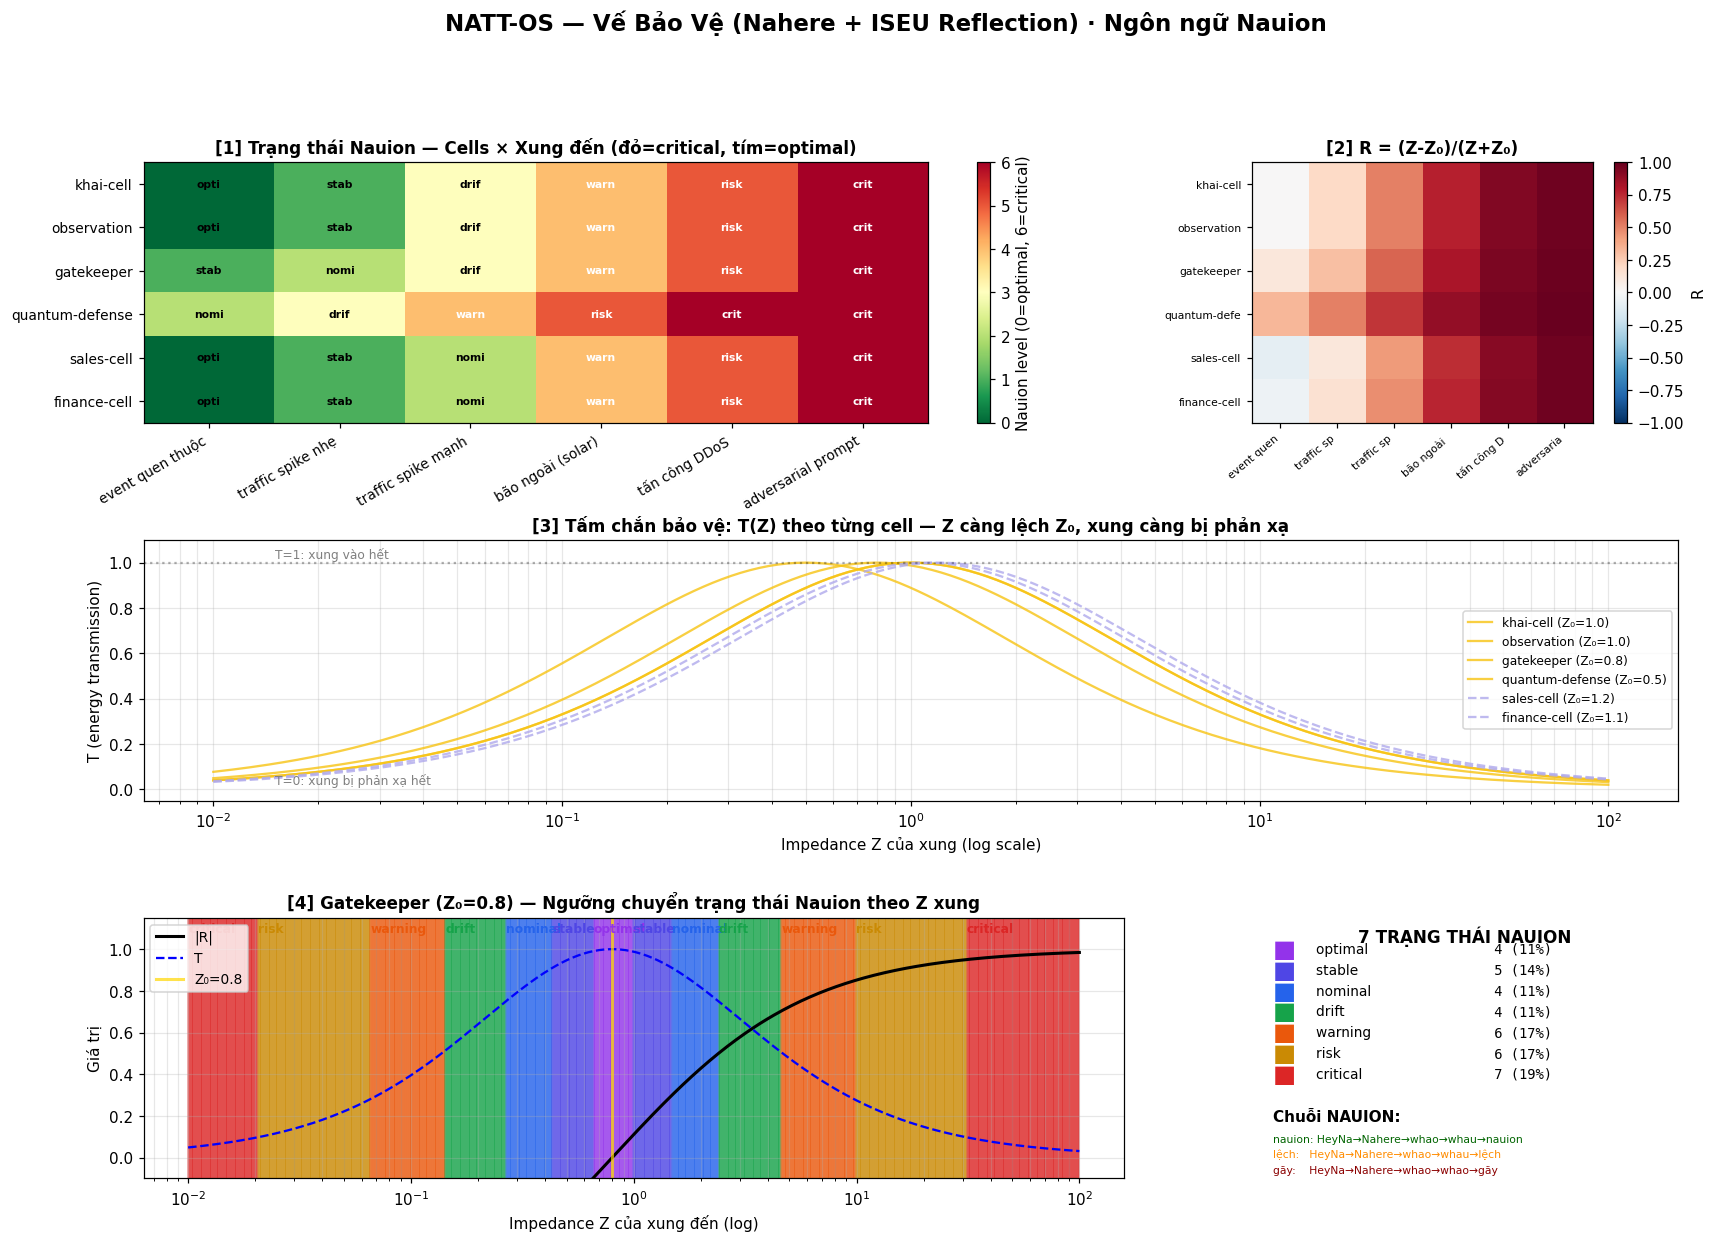

Recreate this plot in Python.
#!/usr/bin/env python3
"""
NATT-OS — VẾ BẢO VỆ + NGƯỠNG VỠ
═══════════════════════════════════════════════════════════════════════

Bám ngôn ngữ Nauion canonical:
  HeyNa   — luồng lan truyền
  Nahere  — bề mặt tiếp nhận
  whao    — rung (error nặng)
  whau    — dịu (warning)
  nauion  — trơn (emit đúng nhịp)
  lệch    — drift
  gãy     — broken

Công thức ISEU:
  Z       — impedance của xung đến
  Z₀      — impedance chuẩn của cell (baseline)
  R       — reflection coefficient = (Z - Z₀) / (Z + Z₀)
  T       — transmission = 1 - R² (năng lượng đi vào hệ)

Ánh xạ 7 trạng thái NaSira theo |R| và phản ứng hệ:
  OPTIMAL  — xung quen, Z match → R thấp, hấp thụ đẹp, trạng thái nauion
  STABLE   — xung bình thường → R < 0.3, trạng thái nauion  
  NOMINAL  — xung có nhẹ lệch → R < 0.5, whau
  DRIFT    — xung lệch nhiều → R = 0.5-0.7, whau + ghi chú lệch
  WARNING  — xung lạ nhiều → R = 0.7-0.85, whau chuyển whao
  RISK     — xung tấn công → R = 0.85-0.95, whao
  CRITICAL — xung vượt ngưỡng → R ≥ 0.95, gãy

Tác giả: Băng
Ngày: 2026-04-20
"""

import numpy as np
import matplotlib.pyplot as plt
from matplotlib.gridspec import GridSpec
from matplotlib.patches import FancyBboxPatch
from dataclasses import dataclass, field
from typing import List, Tuple, Dict
from enum import Enum


# ═══════════════════════════════════════════════════════════════════════
# SECTION 1 — NGÔN NGỮ NAUION
# ═══════════════════════════════════════════════════════════════════════

class Nauion(Enum):
    """7 trạng thái Nauion của 1 cell / xung"""
    OPTIMAL  = ("optimal",  "#9333EA", 0)  # tím — xung quen, hoàn hảo
    STABLE   = ("stable",   "#4F46E5", 1)  # chàm — ổn định
    NOMINAL  = ("nominal",  "#2563EB", 2)  # lam — bình thường
    DRIFT    = ("drift",    "#16A34A", 3)  # lục — lệch nhẹ
    WARNING  = ("warning",  "#EA580C", 4)  # cam — cảnh báo
    RISK     = ("risk",     "#CA8A04", 5)  # vàng — nguy cơ
    CRITICAL = ("critical", "#DC2626", 6)  # đỏ — tới hạn

    @property
    def label(self): return self.value[0]
    @property
    def color(self): return self.value[1]
    @property
    def level(self): return self.value[2]


def R_to_nauion(R: float) -> Nauion:
    """Ánh xạ hệ số phản xạ → trạng thái Nauion"""
    r = abs(R)
    if r < 0.1:   return Nauion.OPTIMAL
    if r < 0.3:   return Nauion.STABLE
    if r < 0.5:   return Nauion.NOMINAL
    if r < 0.7:   return Nauion.DRIFT
    if r < 0.85:  return Nauion.WARNING
    if r < 0.95:  return Nauion.RISK
    return Nauion.CRITICAL


def nauion_chain_ok() -> List[str]:
    """Chuỗi Nauion chuẩn khi hệ khỏe"""
    return ["HeyNa", "Nahere", "whao", "whau", "nauion"]


def nauion_chain_break() -> List[str]:
    """Chuỗi Nauion khi hệ lệch / gãy"""
    return ["HeyNa", "Nahere", "whao", "whao", "lệch"]


# ═══════════════════════════════════════════════════════════════════════
# SECTION 2 — CELL + XUNG (pulse)
# ═══════════════════════════════════════════════════════════════════════

@dataclass
class Cell:
    """Cell NATT-OS với impedance Z₀ baseline"""
    name: str
    group: str
    Z0: float = 1.0           # impedance chuẩn
    Z0_learned: Dict[str, float] = field(default_factory=dict)  # Z0 đã học cho từng loại xung

    def Z0_for_pulse(self, pulse_type: str) -> float:
        """Z₀ dynamic — nếu đã học loại xung → return Z0 khớp, không thì baseline"""
        return self.Z0_learned.get(pulse_type, self.Z0)

    def learn_pulse(self, pulse_type: str, Z: float, weight: float = 0.3):
        """Cell học xung — Z₀ drift về Z của xung quen thuộc"""
        current = self.Z0_for_pulse(pulse_type)
        self.Z0_learned[pulse_type] = current * (1 - weight) + Z * weight


@dataclass
class Pulse:
    """Xung đến cell — có thể nội tại hoặc ngoại lai"""
    name: str
    pulse_type: str         # "internal" / "external-friend" / "external-stress" / "attack"
    Z: float                # impedance của xung
    amplitude: float
    origin: str = "unknown"


# ═══════════════════════════════════════════════════════════════════════
# SECTION 3 — ISEU REFLECTION (Vế BẢO VỆ lõi)
# ═══════════════════════════════════════════════════════════════════════

def iseu_reflection(Z: float, Z0: float) -> float:
    """
    R = (Z - Z₀) / (Z + Z₀)
    
    R = 0  → impedance match → xung vào hoàn toàn
    R = 1  → mismatch max → xung phản xạ hoàn toàn
    R âm   → xung "nặng" hơn cell (Z > Z₀) → reverse
    """
    if (Z + Z0) == 0:
        return 0.0
    return (Z - Z0) / (Z + Z0)


def iseu_transmission(R: float) -> float:
    """T = 1 - R² — phần năng lượng XUNG ĐI VÀO hệ"""
    return max(0.0, 1.0 - R ** 2)


def nahere(cell: Cell, pulse: Pulse) -> Dict:
    """
    Bề mặt Nahere nhận xung — tính toán:
    - R (reflection) 
    - T (transmission vào hệ)
    - Nauion state
    - Chuỗi phản ứng
    """
    Z0 = cell.Z0_for_pulse(pulse.pulse_type)
    R = iseu_reflection(pulse.Z, Z0)
    T = iseu_transmission(R)
    state = R_to_nauion(R)

    # Chuỗi phản ứng
    if state.level <= 2:
        chain = nauion_chain_ok()
    elif state.level <= 4:
        chain = ["HeyNa", "Nahere", "whao", "whau", "lệch"]
    else:
        chain = ["HeyNa", "Nahere", "whao", "whao", "gãy"]

    # Năng lượng đi vào cell (T × amplitude)
    energy_in = T * pulse.amplitude
    # Năng lượng phản xạ ngược
    energy_reflected = (R ** 2) * pulse.amplitude

    return {
        "cell": cell.name,
        "pulse": pulse.name,
        "pulse_type": pulse.pulse_type,
        "Z": pulse.Z,
        "Z0": Z0,
        "R": R,
        "T": T,
        "state": state,
        "chain": chain,
        "energy_in": energy_in,
        "energy_reflected": energy_reflected,
    }


# ═══════════════════════════════════════════════════════════════════════
# SECTION 4 — NGƯỠNG VỠ (scan parameter space)
# ═══════════════════════════════════════════════════════════════════════

def find_break_point(
    cell: Cell,
    pulse_type: str,
    Z_range: Tuple[float, float] = (0.01, 100.0),
    n_points: int = 200
) -> Dict:
    """
    Quét Z của xung trong dải rộng, tìm ngưỡng vỡ thật.
    Trả về các ranh giới giữa các trạng thái Nauion.
    """
    Z_values = np.logspace(np.log10(Z_range[0]), np.log10(Z_range[1]), n_points)
    Z0 = cell.Z0_for_pulse(pulse_type)

    states_per_Z = []
    R_per_Z = []
    T_per_Z = []
    for Z in Z_values:
        R = iseu_reflection(Z, Z0)
        T = iseu_transmission(R)
        states_per_Z.append(R_to_nauion(R))
        R_per_Z.append(R)
        T_per_Z.append(T)

    # Tìm ranh giới chuyển trạng thái
    boundaries = {}  # state → (Z_low, Z_high)
    current_state = None
    for i, s in enumerate(states_per_Z):
        if s != current_state:
            if current_state is not None:
                boundaries[current_state.label + "_end"] = Z_values[i]
            boundaries[s.label + "_start"] = Z_values[i]
            current_state = s

    return {
        "Z_range": Z_range,
        "Z0": Z0,
        "Z_values": Z_values,
        "R_values": np.array(R_per_Z),
        "T_values": np.array(T_per_Z),
        "states": states_per_Z,
        "boundaries": boundaries,
    }


# ═══════════════════════════════════════════════════════════════════════
# SECTION 5 — DEMO SIMULATION
# ═══════════════════════════════════════════════════════════════════════

# Tạo cells NATT-OS với Z₀ khác nhau
cells = [
    Cell("khai-cell",       "kernel",       Z0=1.0),
    Cell("observation",     "kernel",       Z0=1.0),
    Cell("gatekeeper",      "kernel",       Z0=0.8),   # gatekeeper "cứng" hơn → Z0 thấp hơn
    Cell("quantum-defense", "kernel",       Z0=0.5),   # miễn dịch mạnh → Z0 rất thấp
    Cell("sales-cell",      "business",     Z0=1.2),
    Cell("finance-cell",    "business",     Z0=1.1),
]

# Tạo các loại xung khác nhau
pulses = [
    Pulse("event quen thuộc",  "internal",         Z=1.0,   amplitude=0.8,  origin="sales"),
    Pulse("traffic spike nhẹ", "external-friend",  Z=1.5,   amplitude=1.2,  origin="api-gateway"),
    Pulse("traffic spike mạnh","external-stress",  Z=3.0,   amplitude=2.5,  origin="api-gateway"),
    Pulse("bão ngoài (solar)", "external-stress",  Z=8.0,   amplitude=5.0,  origin="infrastructure"),
    Pulse("tấn công DDoS",     "attack",           Z=25.0,  amplitude=10.0, origin="external-bad"),
    Pulse("adversarial prompt","attack",           Z=80.0,  amplitude=3.0,  origin="external-bad"),
]

# ═══════════════════════════════════════════════════════════════════════
# SECTION 6 — RUN SIMULATION
# ═══════════════════════════════════════════════════════════════════════

print("=" * 82)
print(f"{'NATT-OS — VẾ BẢO VỆ + NGƯỠNG VỠ (ngôn ngữ Nauion)':^82}")
print("=" * 82)
print()

# Matrix: cells × pulses
results_matrix = []
for cell in cells:
    row = []
    for pulse in pulses:
        result = nahere(cell, pulse)
        row.append(result)
    results_matrix.append(row)

# Print summary
for i, cell in enumerate(cells):
    print(f"\n▸ {cell.name} (Z₀={cell.Z0})")
    print(f"  {'Xung đến':<22} {'Z':>6} {'R':>7} {'T':>5} {'Nauion':<10} {'Chuỗi'}")
    print(f"  {'-'*75}")
    for j, pulse in enumerate(pulses):
        r = results_matrix[i][j]
        chain_str = " → ".join(r["chain"])
        print(f"  {pulse.name:<22} {pulse.Z:>6.1f} {r['R']:+.3f} {r['T']:.2f}  "
              f"{r['state'].label:<10} {chain_str}")

# ═══════════════════════════════════════════════════════════════════════
# SECTION 7 — TÌM NGƯỠNG VỠ (scan Z space)
# ═══════════════════════════════════════════════════════════════════════

print()
print("=" * 82)
print("NGƯỠNG VỠ — scan Z space của Gatekeeper (Z₀=0.8)")
print("=" * 82)
gatekeeper = cells[2]
scan_result = find_break_point(gatekeeper, "attack", Z_range=(0.01, 100.0), n_points=500)

print(f"\nZ₀ của Gatekeeper: {scan_result['Z0']}")
print(f"\nRanh giới giữa các trạng thái Nauion (impedance Z nào gây chuyển trạng thái):")

# Show transition points
prev_state = None
for i, state in enumerate(scan_result['states']):
    if state != prev_state:
        Z = scan_result['Z_values'][i]
        R = scan_result['R_values'][i]
        print(f"  Z = {Z:>8.3f}  → {state.label:<10} (R={R:+.3f})")
        prev_state = state


# ═══════════════════════════════════════════════════════════════════════
# SECTION 8 — PLOT
# ═══════════════════════════════════════════════════════════════════════

fig = plt.figure(figsize=(18, 12))
gs = GridSpec(3, 3, figure=fig, hspace=0.45, wspace=0.30)
fig.suptitle('NATT-OS — Vế Bảo Vệ (Nahere + ISEU Reflection) · Ngôn ngữ Nauion',
             fontsize=15, fontweight='bold', y=0.995)

# [1] Nauion state matrix
ax1 = fig.add_subplot(gs[0, :2])
state_levels = np.array([[r["state"].level for r in row] for row in results_matrix])
im1 = ax1.imshow(state_levels, cmap='RdYlGn_r', vmin=0, vmax=6, aspect='auto')
ax1.set_xticks(range(len(pulses)))
ax1.set_yticks(range(len(cells)))
ax1.set_xticklabels([p.name for p in pulses], rotation=30, ha='right', fontsize=9)
ax1.set_yticklabels([c.name for c in cells], fontsize=9)
ax1.set_title('[1] Trạng thái Nauion — Cells × Xung đến (đỏ=critical, tím=optimal)',
              fontsize=11, fontweight='bold')
# Annotate
for i in range(len(cells)):
    for j in range(len(pulses)):
        r = results_matrix[i][j]
        ax1.text(j, i, r["state"].label[:4], ha='center', va='center',
                fontsize=7, fontweight='bold',
                color='white' if r["state"].level >= 4 else 'black')
plt.colorbar(im1, ax=ax1, ticks=range(7),
             label='Nauion level (0=optimal, 6=critical)')

# [2] R matrix (reflection coefficient)
ax2 = fig.add_subplot(gs[0, 2])
R_matrix = np.array([[r["R"] for r in row] for row in results_matrix])
im2 = ax2.imshow(R_matrix, cmap='RdBu_r', vmin=-1, vmax=1, aspect='auto')
ax2.set_xticks(range(len(pulses)))
ax2.set_yticks(range(len(cells)))
ax2.set_xticklabels([p.name[:10] for p in pulses], rotation=40, ha='right', fontsize=7)
ax2.set_yticklabels([c.name[:12] for c in cells], fontsize=7)
ax2.set_title('[2] R = (Z-Z₀)/(Z+Z₀)', fontsize=11, fontweight='bold')
plt.colorbar(im2, ax=ax2, label='R')

# [3] Transmission T vs Z (scan)
ax3 = fig.add_subplot(gs[1, :])
for cell in cells:
    scan = find_break_point(cell, "general", Z_range=(0.01, 100.0), n_points=300)
    # Color curve by kernel vs business
    color = '#F7C313' if cell.group == 'kernel' else '#AFA9EC'
    linestyle = '-' if cell.group == 'kernel' else '--'
    ax3.plot(scan['Z_values'], scan['T_values'],
             label=f"{cell.name} (Z₀={cell.Z0})",
             color=color, linestyle=linestyle, linewidth=1.5, alpha=0.8)

# Shade state zones
ax3.axhline(y=1.0, color='black', linestyle=':', alpha=0.3)
ax3.text(0.015, 1.02, 'T=1: xung vào hết', fontsize=8, color='gray')
ax3.text(0.015, 0.02, 'T=0: xung bị phản xạ hết', fontsize=8, color='gray')
ax3.set_xscale('log')
ax3.set_xlabel('Impedance Z của xung (log scale)')
ax3.set_ylabel('T (energy transmission)')
ax3.set_title('[3] Tấm chắn bảo vệ: T(Z) theo từng cell — Z càng lệch Z₀, xung càng bị phản xạ',
              fontsize=11, fontweight='bold')
ax3.legend(loc='center right', fontsize=8, ncol=1)
ax3.grid(alpha=0.3, which='both')
ax3.set_ylim([-0.05, 1.1])

# [4] State transition chart
ax4 = fig.add_subplot(gs[2, :2])
scan_gk = find_break_point(gatekeeper, "attack", Z_range=(0.01, 100.0), n_points=500)
state_colors_rgb = []
for s in scan_gk['states']:
    hex_color = s.color.lstrip('#')
    rgb = tuple(int(hex_color[i:i+2], 16) / 255.0 for i in (0, 2, 4))
    state_colors_rgb.append(rgb)

Z_plot = scan_gk['Z_values']
# Create color band
for i in range(len(Z_plot) - 1):
    ax4.axvspan(Z_plot[i], Z_plot[i+1], color=state_colors_rgb[i], alpha=0.5)

# Plot R curve
ax4.plot(Z_plot, scan_gk['R_values'], color='black', linewidth=2, label='|R|')
ax4.plot(Z_plot, scan_gk['T_values'], color='blue', linewidth=1.5, linestyle='--', label='T')
ax4.axvline(x=scan_gk['Z0'], color='gold', linestyle='-', linewidth=2, alpha=0.7, label=f"Z₀={scan_gk['Z0']}")

# Annotate nauion states
state_names_unique = []
last_level = -1
for i, s in enumerate(scan_gk['states']):
    if s.level != last_level:
        mid_Z = Z_plot[i]
        ax4.text(mid_Z, 1.08, s.label, rotation=0, fontsize=8,
                ha='left', color=s.color, fontweight='bold')
        last_level = s.level

ax4.set_xscale('log')
ax4.set_xlabel('Impedance Z của xung đến (log)')
ax4.set_ylabel('Giá trị')
ax4.set_title(f'[4] Gatekeeper (Z₀={scan_gk["Z0"]}) — Ngưỡng chuyển trạng thái Nauion theo Z xung',
              fontsize=11, fontweight='bold')
ax4.legend(loc='upper left', fontsize=9)
ax4.grid(alpha=0.3, which='both')
ax4.set_ylim([-0.1, 1.15])

# [5] Dashboard — summary
ax5 = fig.add_subplot(gs[2, 2])
ax5.axis('off')

# Count states across all cells × pulses
state_count = {s: 0 for s in Nauion}
for row in results_matrix:
    for r in row:
        state_count[r["state"]] += 1

total = sum(state_count.values())
ax5.text(0.5, 0.97, '7 TRẠNG THÁI NAUION', ha='center', va='top',
         fontsize=11, fontweight='bold', transform=ax5.transAxes)

y = 0.88
for state in Nauion:
    count = state_count[state]
    percent = 100 * count / total if total else 0
    ax5.text(0.05, y, f"■", color=state.color, fontsize=16, va='center',
            transform=ax5.transAxes)
    ax5.text(0.15, y, f"{state.label:<10}", fontsize=9, va='center',
            transform=ax5.transAxes)
    ax5.text(0.55, y, f"{count:>2} ({percent:.0f}%)", fontsize=9, va='center',
            transform=ax5.transAxes, fontfamily='monospace')
    y -= 0.08

# Chuỗi Nauion chuẩn
ax5.text(0.05, 0.22, 'Chuỗi NAUION:', fontsize=10, fontweight='bold',
        transform=ax5.transAxes)
ax5.text(0.05, 0.14, 'nauion: HeyNa→Nahere→whao→whau→nauion',
        fontsize=7, color='darkgreen', transform=ax5.transAxes)
ax5.text(0.05, 0.08, 'lệch:   HeyNa→Nahere→whao→whau→lệch',
        fontsize=7, color='darkorange', transform=ax5.transAxes)
ax5.text(0.05, 0.02, 'gãy:    HeyNa→Nahere→whao→whao→gãy',
        fontsize=7, color='darkred', transform=ax5.transAxes)

plt.savefig('/mnt/user-data/outputs/nattos-ve-baove-nauion.png', dpi=110,
            bbox_inches='tight', facecolor='white')
plt.close()

print()
print("=" * 82)
print("ĐÃ LƯU: /mnt/user-data/outputs/nattos-ve-baove-nauion.png")
print("=" * 82)
